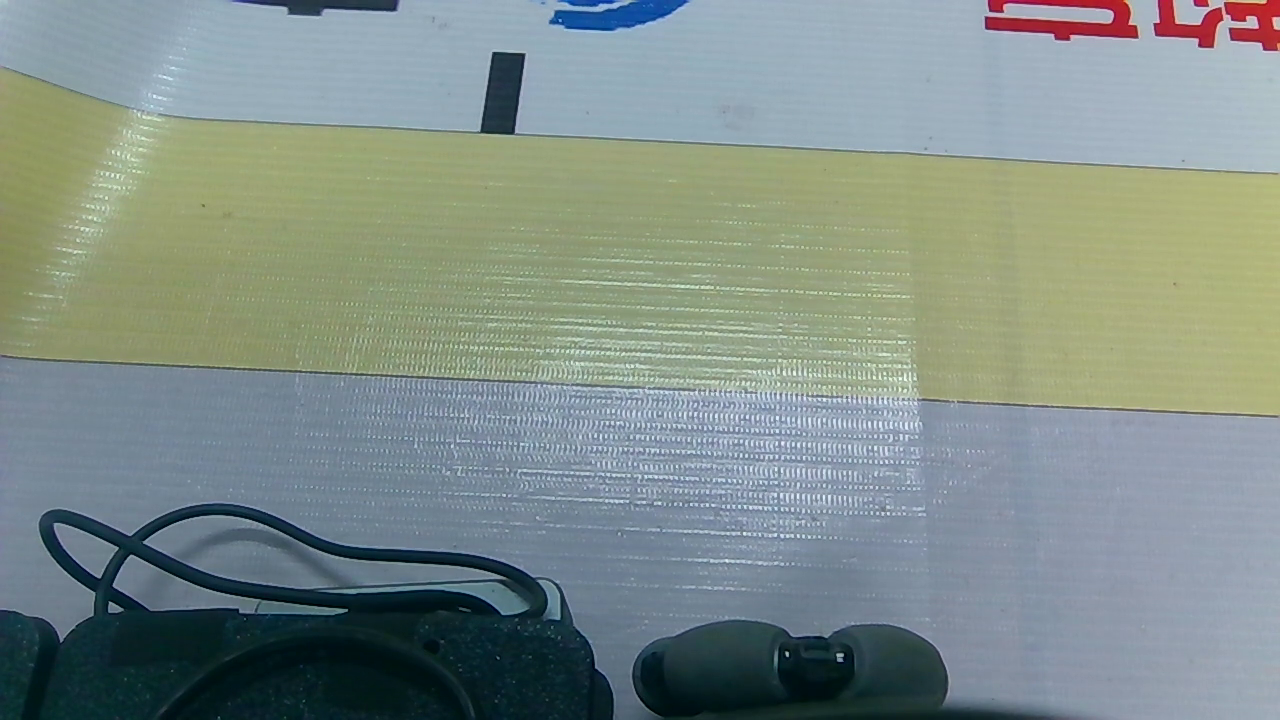
//> input picture frame 10 of output.mp4, 1280 x 720 px
$ ./line_nihe   (built with g++ and OpenCV 4)
//> lines starting //> are read from the running program, lines starting //| are printed output that depends on the picture; after the words box and inside, x2 and y2 are one past the last pixel; in counts of white or black regions, pixels touching at a corner belong together
#include <opencv2/opencv.hpp>
#include <stdio.h>
#include <stdlib.h>
#include <time.h>
#include <math.h>

#define MAX_POINTS 10000

using namespace cv;

// 初始化摄像头
// [17 lines left out: function init_camera_or_video, not called in this run]

// 提取边缘中点（每行一个平均 x）
int get_edge_points(Mat edge_img, int y_offset, int x_offset, Point* out_points) {
    int count = 0;
    for (int y = 0; y < edge_img.rows; y++) {
        uchar* row = edge_img.ptr<uchar>(y);
        int sum_x = 0, cnt = 0;
        for (int x = 0; x < edge_img.cols; x++) {
            if (row[x] > 0) {
                sum_x += x;
                cnt++;
            }
        }
        if (cnt > 0) {
            int avg_x = sum_x / cnt + x_offset;
            int real_y = y + y_offset;
            out_points[count++] = Point(avg_x, real_y);
            if (count >= MAX_POINTS) break;
        }
    }
    return count;
}

// RANSAC 拟合直线
int ransac_fit(Point* points, int num_points, float* out_k, float* out_b) {
    if (num_points < 2) return 0;  // 防止传入点过少

    int best_inliers = 0;
    float best_k = 0, best_b = 0;

    srand((unsigned int)time(NULL));

    for (int i = 0; i < 100; i++) {
        int idx1 = rand() % num_points;
        int idx2 = rand() % num_points;
        if (idx1 == idx2) continue;

        Point p1 = points[idx1];
        Point p2 = points[idx2];

        if (p1.x == p2.x) continue;

        float k = (float)(p2.y - p1.y) / (p2.x - p1.x);
        if (fabs(k) > 1.0f) continue; // ✅ 斜率过滤

        float b = p1.y - k * p1.x;

        int inliers = 0;
        for (int j = 0; j < num_points; j++) {
            Point p = points[j];
            float dist = fabs(k * p.x - p.y + b) / sqrt(k * k + 1);
            if (dist < 3.0)
                inliers++;
        }

        if (inliers > best_inliers) {
            best_inliers = inliers;
            best_k = k;
            best_b = b;
        }
    }

    *out_k = best_k;
    *out_b = best_b;
    return best_inliers;
}


int main() {
VideoCapture cap;
    //VideoCapture cap = init_camera_or_video(2,"/home/orangepi/rknn-cpp-Multithreading-main/output.mp4"); // 使用 2 号摄像头
    if (!cap.open("/home/orangepi/rknn-cpp-Multithreading-main/output.mp4")) {
        return -1;
    }
    while (true) {
        Mat img;
        cap >> img;
//> img is the input picture: 720 rows x 1280 cols, CV_8UC3; mean B, G, R 136.8, 141.7, 128.1
        if (img.empty()) {
            fprintf(stderr, "Error: Frame capture failed\n");
            break;
        }

        int h = img.rows;
        int w = img.cols;

        Mat gray, blur, edges;
        cvtColor(img, gray, COLOR_BGR2GRAY);
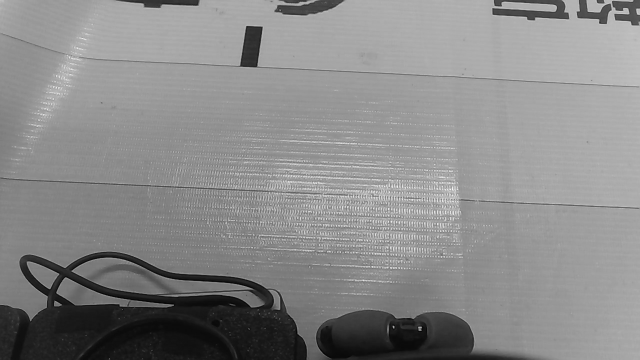
//> gray: 720 rows x 1280 cols, CV_8UC1 (shown at 1/2 size); min 1, max 251, mean 137.1
        GaussianBlur(gray, blur, Size(7, 7), 0);

        int roi_top = h / 2 - 120;
        int roi_bot = h / 2 + 120;
        if (roi_top < 0 || roi_bot > h) continue; // 检查边界
        Mat roi = blur(Range(roi_top, roi_bot), Range::all());
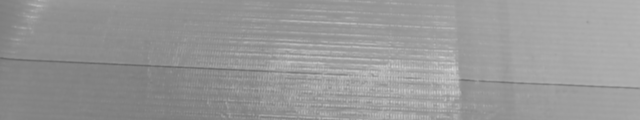
//> roi: 240 rows x 1280 cols, CV_8UC1 (shown at 1/2 size); min 101, max 213, mean 151.5

        imshow("roi", roi);

        Canny(roi, edges, 50, 150);
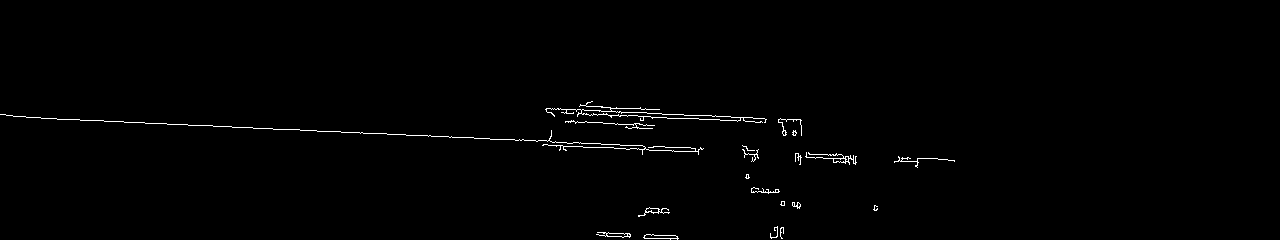
//> edges: 240 rows x 1280 cols, CV_8UC1; 0.81% white in thin lines or dots, all inside (x1, y1, x2, y2) = (0, 101, 955, 240)

        Point all_points[MAX_POINTS];
        int total = 0;

        int w1 = w / 3;
        int w2 = 2 * w / 3;

        Mat left = edges(Range::all(), Range(0, w1));
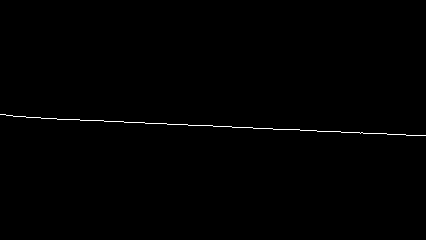
//> left: 240 rows x 426 cols, CV_8UC1; 0.42% white in thin lines or dots, all inside (x1, y1, x2, y2) = (0, 114, 426, 136)
        total += get_edge_points(left, roi_top, 0, all_points + total);
//> the loop in get_edge_points, `for (int y = 0; y < edge_img.rows; y++)` made 240 passes
//> avg_x on passes 115 to 122: 2, 9, 19, 33, 48, 68, 91, 113
//> after the loop in get_edge_points, `for (int y = 0; y < edge_img.rows; y++)`: count = 22
//> total = 22

        Mat mid = edges(Range::all(), Range(w1, w2));
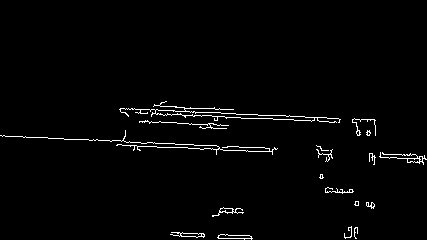
//> mid: 240 rows x 427 cols, CV_8UC1; 1.9% white in thin lines or dots, all inside (x1, y1, x2, y2) = (0, 101, 427, 240)
        total += get_edge_points(mid, roi_top, w1, all_points + total);
//> the loop in get_edge_points (call 2), `for (int y = 0; y < edge_img.rows; y++)` made 240 passes
//> avg_x on passes 102 to 109: 591, 588, 586, 583, 582, 593, 609, 608
//> total = 128

        Mat right = edges(Range::all(), Range(w2, w));
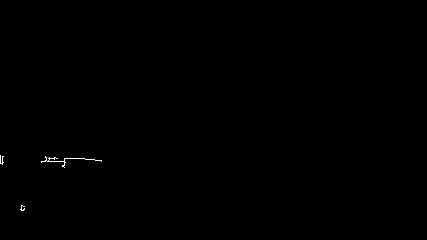
//> right: 240 rows x 427 cols, CV_8UC1; 0.13% white in thin lines or dots, all inside (x1, y1, x2, y2) = (0, 155, 102, 211)
        total += get_edge_points(right, roi_top, w2, all_points + total);
//> total = 147


        if (total < 2) {
            printf("警告：未检测到足够的边缘点用于拟合，跳过此帧\n");
            imshow("Line Fitting", img);
            if (waitKey(1) == 27) break;
            continue;
        }


        float k, b;
        ransac_fit(all_points, total, &k, &b);
//> the loop in ransac_fit, `for (int i = 0; i < 100; i++)` made 100 passes
//> (p1, p2, k, b, best_inliers, best_k, best_b) on passes 1, 2, 15: (Point(831, 403), Point(415, 375), 0.0673, 347.1, 30, 0.0673, 347.1), (Point(869, 403), Point(396, 374), 0.0613, 349.7, 39, 0.0613, 349.7), (Point(532, 380), Point(91, 360), 0.0454, 355.9, 45, 0.0454, 355.9)

        float y_left = k * w1 + b;
        float y_right = k * w2 + b;
        float gap = fabs(y_right - y_left);

        printf("斜率 k = %.4f, 中间间距 = %.2f 像素\n", k, gap);
//| 斜率 k = 0.0495, 中间间距 = 21.14 像素

        Mat out_img = img.clone();
        Point pt1(0, (int)(b));
        Point pt2(w, (int)(k * w + b));
        line(out_img, pt1, pt2, Scalar(0, 255, 0), 2);
//> out_img: 720 rows x 1280 cols, CV_8UC3; 0.42% of pixels changed, all inside (x1, y1, x2, y2) = (0, 354, 1280, 420)
        //打印所有点
        // 可视化所有拟合点（红色小圆点）
        for (int i = 0; i < total; i++) {
            circle(out_img, all_points[i], 2, Scalar(0, 0, 255), -1); // 红色
        }
//> this loop made 147 passes
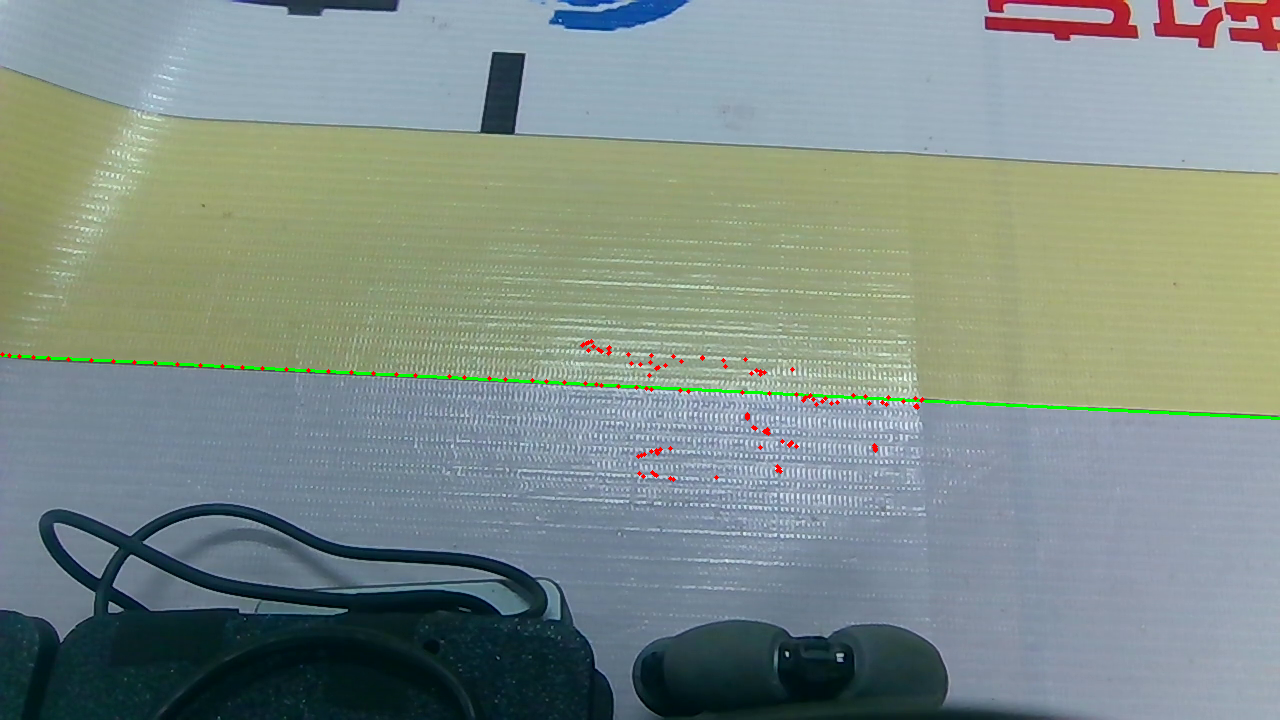
//> out_img: 720 rows x 1280 cols, CV_8UC3; mean B, G, R 136.1, 141.9, 127.8
        imshow("Line Fitting", out_img);
        if (waitKey(1) == 27) break; // 按 ESC 退出
//> the Esc key is pressed
    }

    cap.release();
    destroyAllWindows();
    return 0;
}

$ run again, starting later in the video
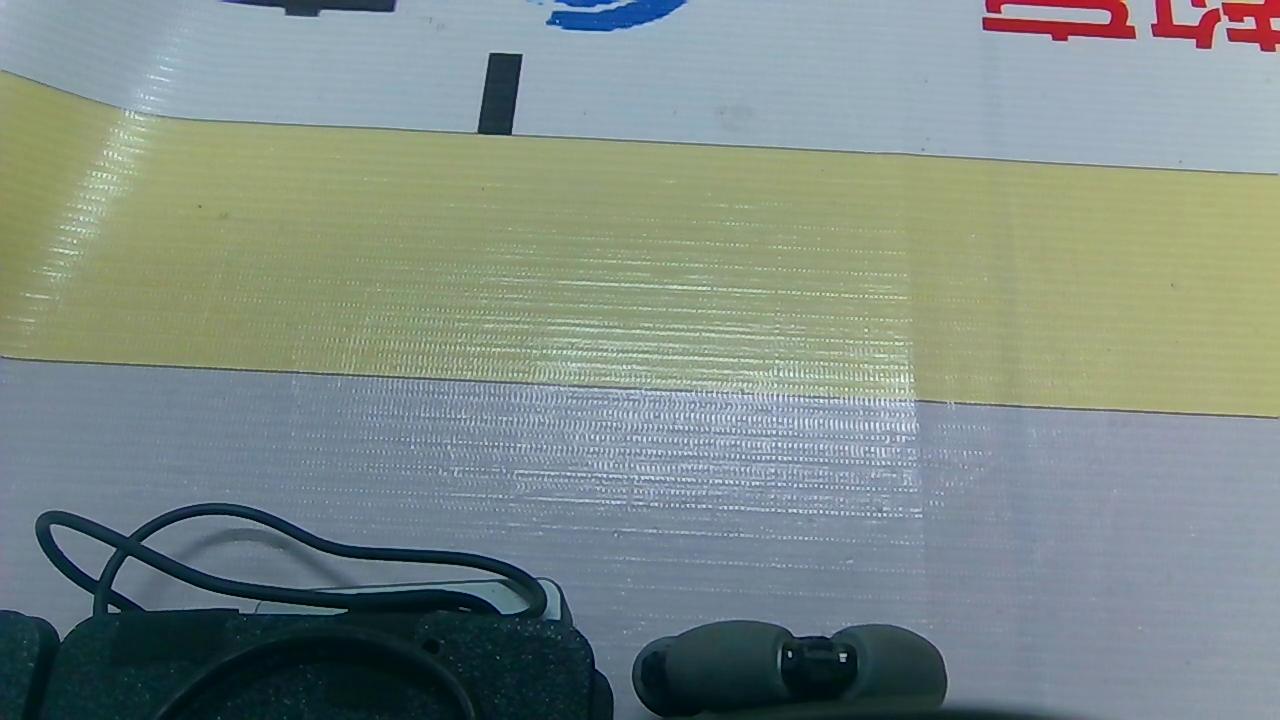
//> input picture frame 45 of output.mp4, 1280 x 720 px
//> img is the input picture: 720 rows x 1280 cols, CV_8UC3; mean B, G, R 134.5, 139.5, 126.1
//> `Canny(roi, edges, 50, 150);`:
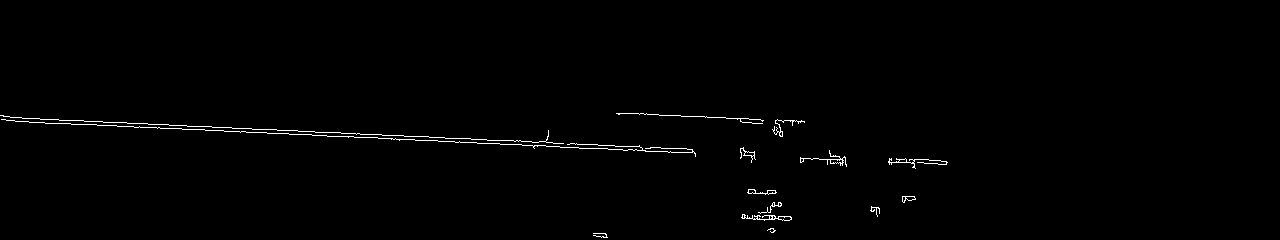
//> edges: 240 rows x 1280 cols, CV_8UC1; 0.77% white in thin lines or dots, all inside (x1, y1, x2, y2) = (0, 113, 948, 238)
//> left: 240 rows x 426 cols, CV_8UC1; 0.84% white in thin lines or dots, all inside (x1, y1, x2, y2) = (0, 115, 426, 141)
//> the loop in get_edge_points, `for (int y = 0; y < edge_img.rows; y++)` made 240 passes
//> avg_x on passes 116 to 123: 1, 6, 15, 30, 39, 54, 62, 83
//> after the loop in get_edge_points, `for (int y = 0; y < edge_img.rows; y++)`: count = 26
//> mid: 240 rows x 427 cols, CV_8UC1; 1.3% white in thin lines or dots, all inside (x1, y1, x2, y2) = (0, 113, 421, 238)
//> the loop in get_edge_points (call 2), `for (int y = 0; y < edge_img.rows; y++)` made 240 passes
//> avg_x on passes 114 to 121: 629, 646, 669, 693, 715, 737, 753, 781
//> `total += get_edge_points(mid, roi_top, w1, all_points + total);`: total = 115
//> right: 240 rows x 427 cols, CV_8UC1; 0.21% white in thin lines or dots, all inside (x1, y1, x2, y2) = (17, 158, 95, 217)
//> `total += get_edge_points(right, roi_top, w2, all_points + total);`: total = 144
//> the loop in ransac_fit, `for (int i = 0; i < 100; i++)` made 100 passes
//> (p1, p2, k, b, best_inliers, best_k, best_b) on passes 2 to 3: (Point(203, 368), Point(910, 399), 0.0438, 359.1, 48, 0.0438, 359.1), (Point(39, 359), Point(752, 394), 0.0491, 357.1, 56, 0.0491, 357.1)
//| 斜率 k = 0.0491, 中间间距 = 20.96 像素
//> the loop `for (int i = 0; i < total; i++)` made 144 passes
//> after the loop `for (int i = 0; i < total; i++)`:
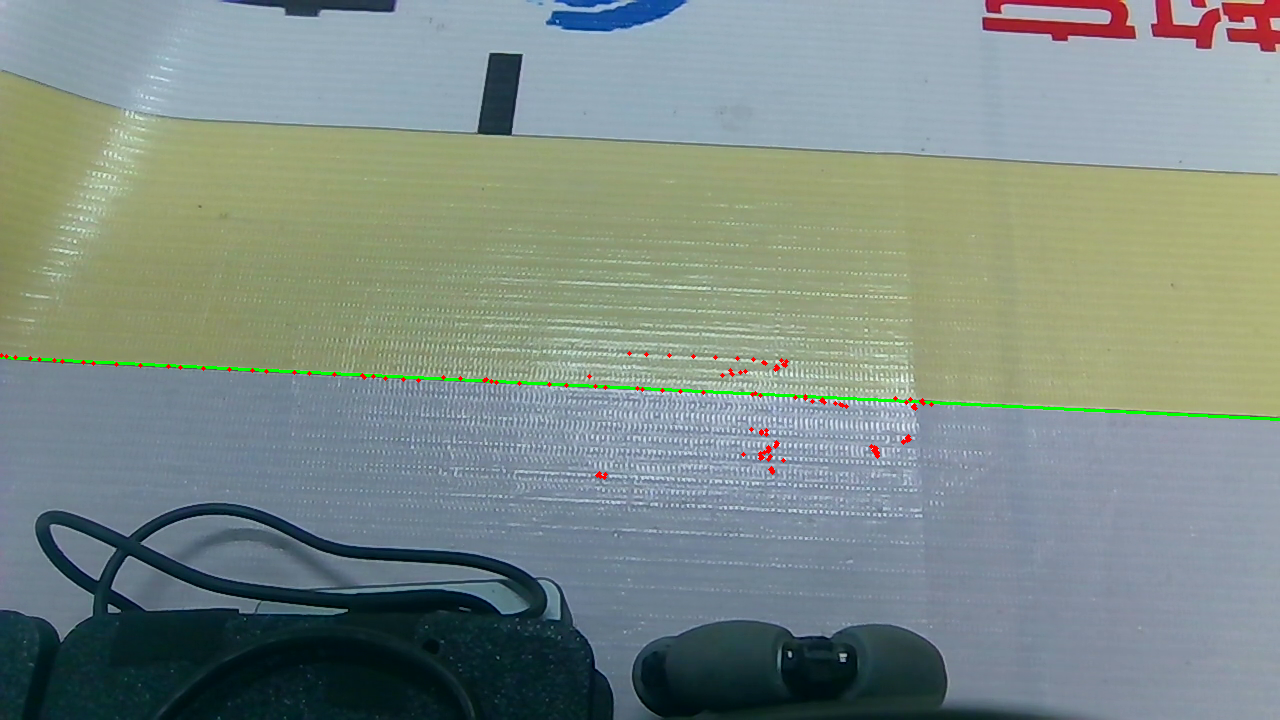
//> out_img: 720 rows x 1280 cols, CV_8UC3; mean B, G, R 133.8, 139.8, 125.9

$ run again, starting later in the video
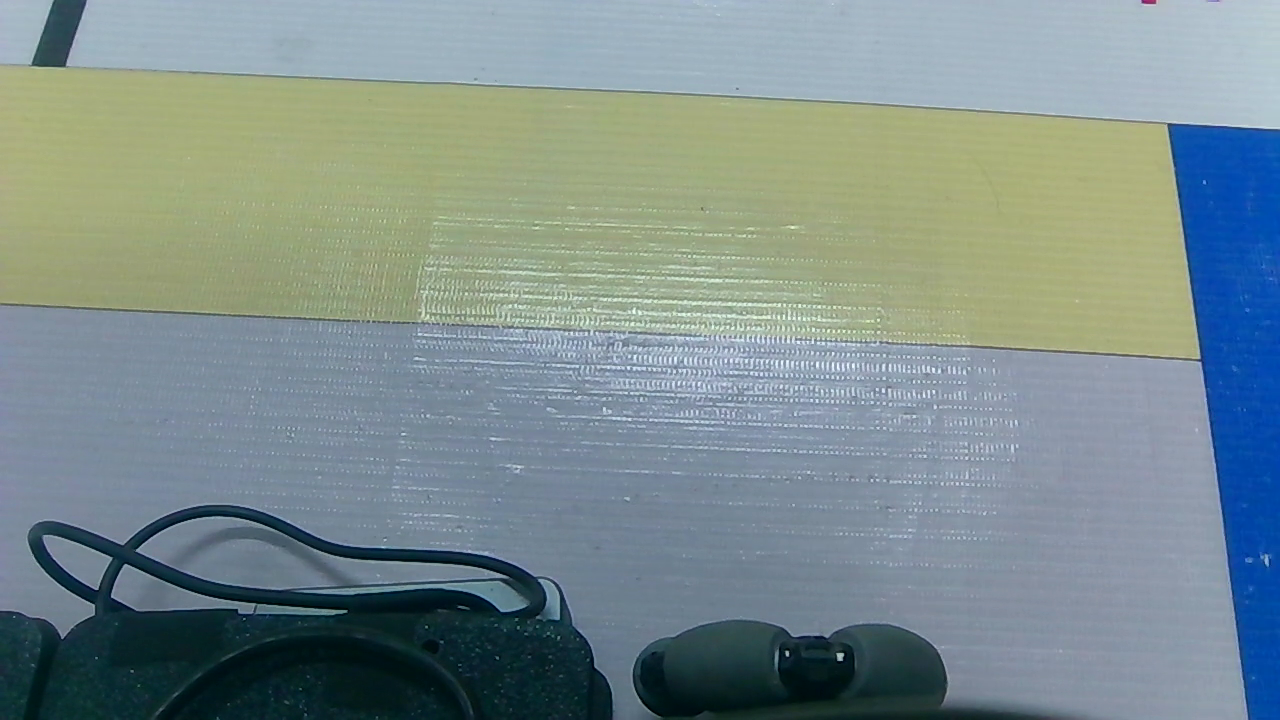
//> input picture frame 80 of output.mp4, 1280 x 720 px
//> img is the input picture: 720 rows x 1280 cols, CV_8UC3; mean B, G, R 141.4, 141.1, 124.1
//> `Canny(roi, edges, 50, 150);`:
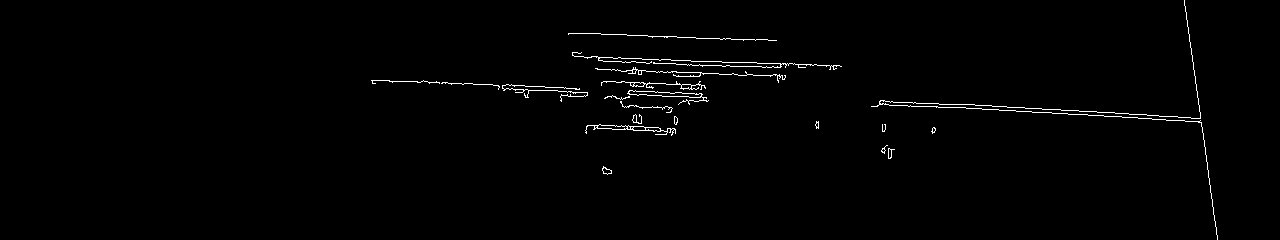
//> edges: 240 rows x 1280 cols, CV_8UC1; 1% white in thin lines or dots, all inside (x1, y1, x2, y2) = (371, 0, 1218, 240)
//> left: 240 rows x 426 cols, CV_8UC1; 0.06% white in thin lines or dots, all inside (x1, y1, x2, y2) = (371, 80, 426, 84)
//> the loop in get_edge_points, `for (int y = 0; y < edge_img.rows; y++)` made 240 passes
//> avg_x on passes 81 to 84: 382, 404, 406, 373
//> after the loop in get_edge_points, `for (int y = 0; y < edge_img.rows; y++)`: count = 4
//> mid: 240 rows x 427 cols, CV_8UC1; 2.1% white in thin lines or dots, all inside (x1, y1, x2, y2) = (0, 33, 416, 175)
//> the loop in get_edge_points (call 2), `for (int y = 0; y < edge_img.rows; y++)` made 240 passes
//> (sum_x, cnt, avg_x) on passes 34 to 41: (5214, 33, 584), (5017, 27, 611), (4431, 21, 637), (6844, 29, 662), (5885, 23, 681), (8861, 31, 711), (12806, 40, 746), (3760, 11, 767)
//> `total += get_edge_points(mid, roi_top, w1, all_points + total);`: total = 104
//> right: 240 rows x 427 cols, CV_8UC1; 0.96% white in thin lines or dots, all inside (x1, y1, x2, y2) = (18, 0, 365, 240)
//| 斜率 k = 0.1131, 中间间距 = 48.30 像素
//> after the loop `for (int i = 0; i < total; i++)`:
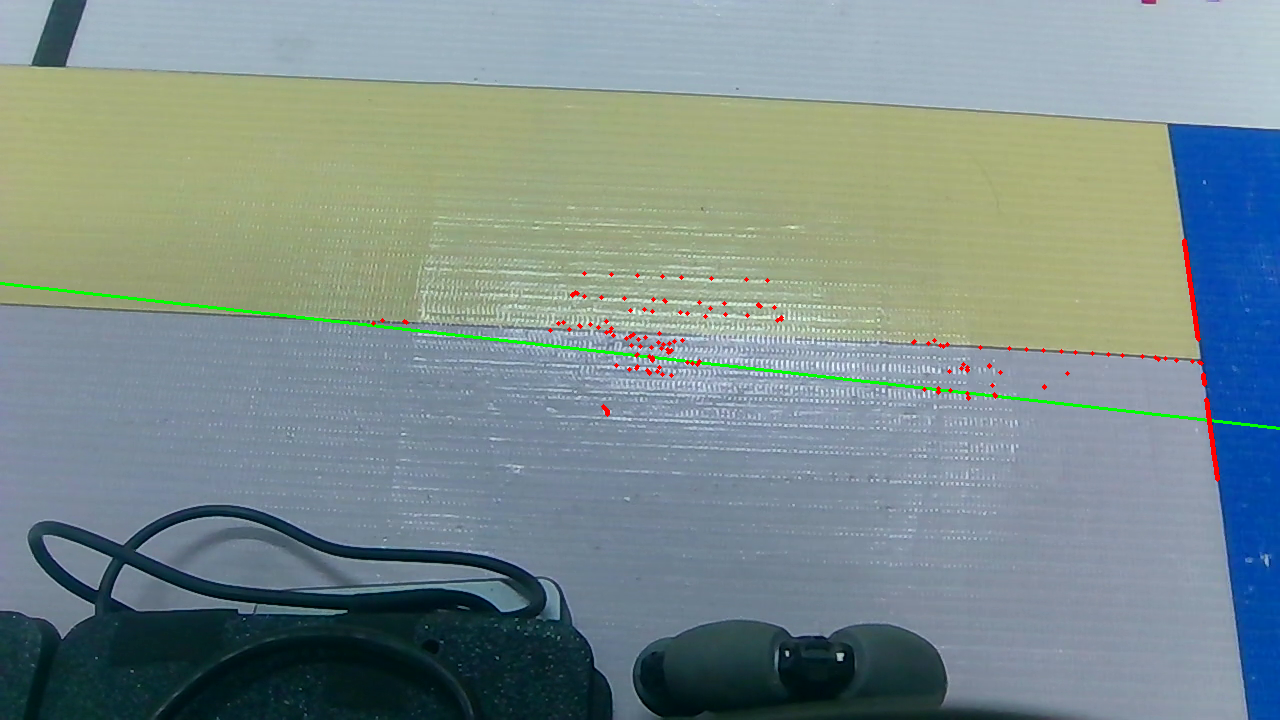
//> out_img: 720 rows x 1280 cols, CV_8UC3; mean B, G, R 140.3, 141.1, 123.9
